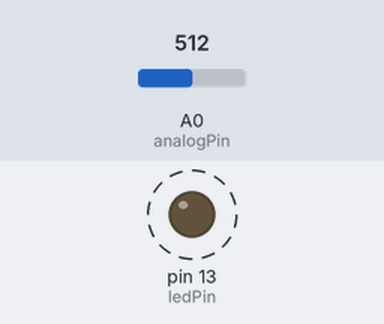
Bench run of a sketch on a simulated Arduino Uno, built with avr-gcc and run on an emulated ATmega328P. Parts: output pins drawn as LEDs (lit = HIGH). Dashed ring = blinking. The test bench sets the inputs (shaded band); at power-on: A0 (analogPin) = 512.

Above: at 1.8 s.
1.9 s: A0 (analogPin) set to 0
At 3.3 s:
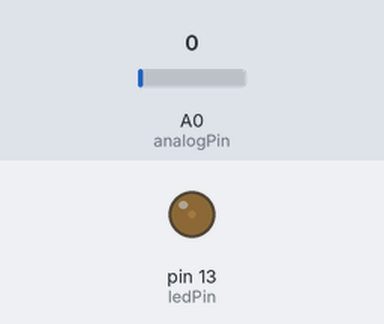
3.6 s: A0 (analogPin) set to 122
At 3.9 s:
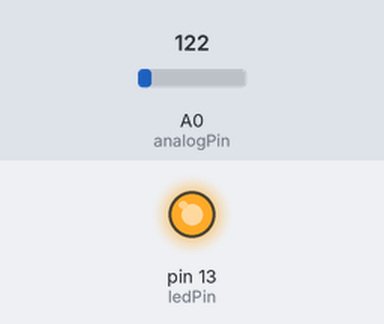
Timing chart, 0 to 13.1 s (numbered marks = the images above; inputs shaded):
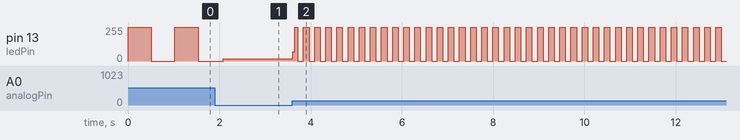

Measured:
- after the input at 3.6 s, pin 13 (ledPin): 16/255 → 69/255 at once, then moves between 0/255 and 255/255, repeating every 0.24 s
- by itself, pin 13 (ledPin): alternates 255/255 for 0.51 s and 0/255 for 0.51 s

The sketch:

PotentiometerLab_1_a.ino
```cpp
//Writeen by Sharat

int  analogPin = A0;     // The interger value is being assigned with the analog 0 value
int ledPin = 13;   // the interger ledPin is being assigned pin 13 which is 13.
int sensorValue = 0;       // Interger/variable to store the analog value from the sensor

void setup() {
  pinMode(ledPin, OUTPUT);  // declare the ledPin as an OUTPUT
}

void loop() {   //A loop condition to keep the ledPin from turning off or consistently staying on creating the blinking function (High to low loop)
  sensorValue = analogRead(analogPin);    // readinjg the value from the sensor (A0)
  digitalWrite(ledPin, HIGH);  // turn the ledPin on
  delay(sensorValue);                  // stop the program for some time (miliseconds)
  digitalWrite(ledPin, LOW);   // turn the ledPin off
  delay(sensorValue);                  // stop the program for some time
}
```
